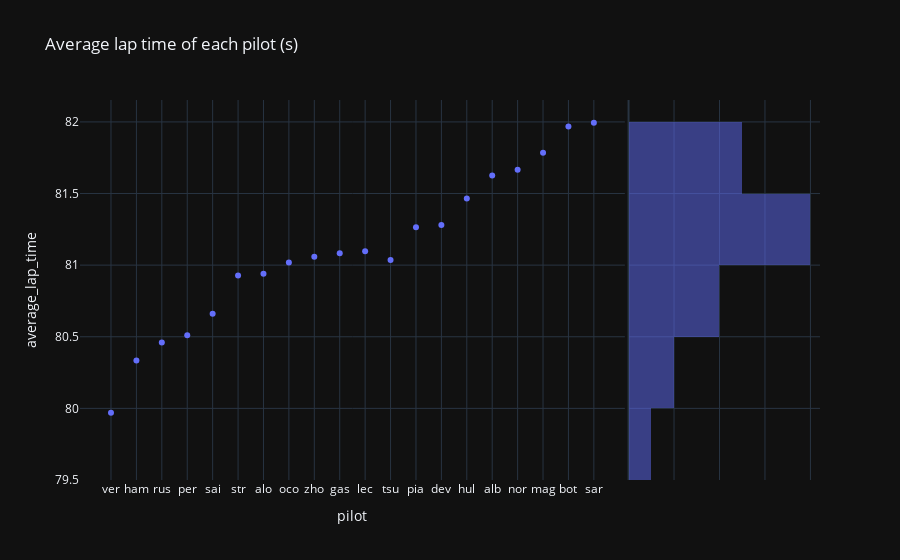

The code cell stored with this chart in its notebook:
### Code cell
px.scatter(last_gp, x="pilot", y="average_lap_time", title="Average lap time of each pilot (s)", marginal_y="histogram", template="plotly_dark")

### Figure 1 — Plotly figure (JSON) as saved in the notebook; plotly's stock layout.template omitted (floating-point values rounded to 4 significant figures)
{"data": [{"hovertemplate": "pilot=%{x}<br>average_lap_time=%{y}<extra></extra>", "legendgroup": "", "marker": {"color": "#636efa", "symbol": "circle"}, "mode": "markers", "name": "", "orientation": "v", "showlegend": false, "type": "scatter", "x": ["ver", "ham", "rus", "per", "sai", "str", "alo", "oco", "zho", "gas", "lec", "tsu", "pia", "dev", "hul", "alb", "nor", "mag", "bot", "sar"], "xaxis": "x", "y": [79.97, 80.33, 80.46, 80.51, 80.66, 80.93, 80.94, 81.02, 81.06, 81.08, 81.1, 81.04, 81.26, 81.28, 81.47, 81.63, 81.67, 81.78, 81.97, 81.99], "yaxis": "y"}, {"alignmentgroup": "True", "bingroup": "y", "hovertemplate": "average_lap_time=%{y}<br>count=%{x}<extra></extra>", "legendgroup": "", "marker": {"color": "#636efa"}, "name": "", "offsetgroup": "", "opacity": 0.5, "showlegend": false, "type": "histogram", "xaxis": "x2", "y": [79.97, 80.33, 80.46, 80.51, 80.66, 80.93, 80.94, 81.02, 81.06, 81.08, 81.1, 81.04, 81.26, 81.28, 81.47, 81.63, 81.67, 81.78, 81.97, 81.99], "yaxis": "y2"}], "layout": {"barmode": "overlay", "legend": {"tracegroupgap": 0}, "title": {"text": "Average lap time of each pilot (s)"}, "xaxis": {"anchor": "y", "domain": [0, 0.7363], "title": {"text": "pilot"}}, "xaxis2": {"anchor": "y2", "domain": [0.7413, 1], "matches": "x2", "showgrid": true, "showline": false, "showticklabels": false, "ticks": ""}, "yaxis": {"anchor": "x", "domain": [0, 1], "title": {"text": "average_lap_time"}}, "yaxis2": {"anchor": "x2", "domain": [0, 1], "matches": "y", "showgrid": true, "showticklabels": false}}}
